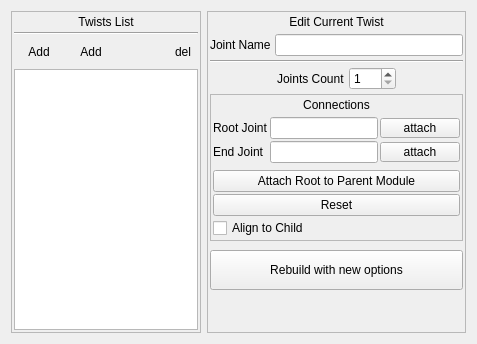
      <widget class="QWidget" name="twists_tab">
       <attribute name="title">
        <string>Twists</string>
       </attribute>
       <layout class="QHBoxLayout" name="horizontalLayout_29" stretch="0,1">
        <item>
         <widget class="QFrame" name="twistList_frame">
          <property name="frameShape">
           <enum>QFrame::NoFrame</enum>
          </property>
          <property name="frameShadow">
           <enum>QFrame::Raised</enum>
          </property>
          <layout class="QVBoxLayout" name="verticalLayout_32">
           <property name="spacing">
            <number>4</number>
           </property>
           <property name="leftMargin">
            <number>0</number>
           </property>
           <property name="topMargin">
            <number>0</number>
           </property>
           <property name="rightMargin">
            <number>0</number>
           </property>
           <property name="bottomMargin">
            <number>0</number>
           </property>
           <item>
            <widget class="QFrame" name="frame_9">
             <property name="minimumSize">
              <size>
               <width>190</width>
               <height>0</height>
              </size>
             </property>
             <property name="maximumSize">
              <size>
               <width>190</width>
               <height>16777215</height>
              </size>
             </property>
             <property name="frameShape">
              <enum>QFrame::StyledPanel</enum>
             </property>
             <property name="frameShadow">
              <enum>QFrame::Plain</enum>
             </property>
             <layout class="QVBoxLayout" name="verticalLayout_33">
              <property name="spacing">
               <number>2</number>
              </property>
              <property name="leftMargin">
               <number>2</number>
              </property>
              <property name="topMargin">
               <number>2</number>
              </property>
              <property name="rightMargin">
               <number>2</number>
              </property>
              <property name="bottomMargin">
               <number>2</number>
              </property>
              <item>
               <widget class="QLabel" name="pose_label_4">
                <property name="minimumSize">
                 <size>
                  <width>0</width>
                  <height>16</height>
                 </size>
                </property>
                <property name="text">
                 <string>Twists List</string>
                </property>
                <property name="alignment">
                 <set>Qt::AlignCenter</set>
                </property>
               </widget>
              </item>
              <item>
               <widget class="Line" name="line_9">
                <property name="orientation">
                 <enum>Qt::Horizontal</enum>
                </property>
               </widget>
              </item>
              <item>
               <layout class="QHBoxLayout" name="horizontalLayout_10">
                <item>
                 <widget class="QToolButton" name="addTwist_btn">
                  <property name="enabled">
                   <bool>true</bool>
                  </property>
                  <property name="sizePolicy">
                   <sizepolicy hsizetype="Preferred" vsizetype="Fixed">
                    <horstretch>0</horstretch>
                    <verstretch>0</verstretch>
                   </sizepolicy>
                  </property>
                  <property name="minimumSize">
                   <size>
                    <width>50</width>
                    <height>30</height>
                   </size>
                  </property>
                  <property name="text">
                   <string>Add</string>
                  </property>
                  <property name="autoRaise">
                   <bool>true</bool>
                  </property>
                 </widget>
                </item>
                <item>
                 <widget class="QToolButton" name="addTwistSimple_btn">
                  <property name="enabled">
                   <bool>true</bool>
                  </property>
                  <property name="sizePolicy">
                   <sizepolicy hsizetype="Preferred" vsizetype="Fixed">
                    <horstretch>0</horstretch>
                    <verstretch>0</verstretch>
                   </sizepolicy>
                  </property>
                  <property name="minimumSize">
                   <size>
                    <width>50</width>
                    <height>30</height>
                   </size>
                  </property>
                  <property name="text">
                   <string>Add</string>
                  </property>
                  <property name="autoRaise">
                   <bool>true</bool>
                  </property>
                 </widget>
                </item>
                <item>
                 <spacer name="horizontalSpacer_5">
                  <property name="orientation">
                   <enum>Qt::Horizontal</enum>
                  </property>
                  <property name="sizeHint" stdset="0">
                   <size>
                    <width>0</width>
                    <height>0</height>
                   </size>
                  </property>
                 </spacer>
                </item>
                <item>
                 <widget class="QToolButton" name="removeTwist_btn">
                  <property name="sizePolicy">
                   <sizepolicy hsizetype="Fixed" vsizetype="Fixed">
                    <horstretch>0</horstretch>
                    <verstretch>0</verstretch>
                   </sizepolicy>
                  </property>
                  <property name="minimumSize">
                   <size>
                    <width>30</width>
                    <height>30</height>
                   </size>
                  </property>
                  <property name="maximumSize">
                   <size>
                    <width>30</width>
                    <height>30</height>
                   </size>
                  </property>
                  <property name="text">
                   <string>del</string>
                  </property>
                  <property name="autoRaise">
                   <bool>true</bool>
                  </property>
                 </widget>
                </item>
               </layout>
              </item>
              <item>
               <widget class="QListWidget" name="twists_listWidget">
                <property name="sizePolicy">
                 <sizepolicy hsizetype="Expanding" vsizetype="Expanding">
                  <horstretch>0</horstretch>
                  <verstretch>0</verstretch>
                 </sizepolicy>
                </property>
                <property name="minimumSize">
                 <size>
                  <width>0</width>
                  <height>0</height>
                 </size>
                </property>
                <property name="maximumSize">
                 <size>
                  <width>10000</width>
                  <height>16777215</height>
                 </size>
                </property>
                <property name="font">
                 <font>
                  <pointsize>12</pointsize>
                  <weight>50</weight>
                  <italic>false</italic>
                  <bold>false</bold>
                 </font>
                </property>
                <property name="horizontalScrollBarPolicy">
                 <enum>Qt::ScrollBarAlwaysOff</enum>
                </property>
                <property name="autoScroll">
                 <bool>true</bool>
                </property>
                <property name="autoScrollMargin">
                 <number>16</number>
                </property>
               </widget>
              </item>
             </layout>
            </widget>
           </item>
          </layout>
         </widget>
        </item>
        <item>
         <widget class="QFrame" name="twist_frame">
          <property name="enabled">
           <bool>true</bool>
          </property>
          <property name="frameShape">
           <enum>QFrame::StyledPanel</enum>
          </property>
          <property name="frameShadow">
           <enum>QFrame::Plain</enum>
          </property>
          <layout class="QVBoxLayout" name="verticalLayout_35">
           <property name="spacing">
            <number>4</number>
           </property>
           <property name="leftMargin">
            <number>2</number>
           </property>
           <property name="topMargin">
            <number>2</number>
           </property>
           <property name="rightMargin">
            <number>2</number>
           </property>
           <property name="bottomMargin">
            <number>2</number>
           </property>
           <item>
            <widget class="QLabel" name="pose_label_5">
             <property name="minimumSize">
              <size>
               <width>0</width>
               <height>16</height>
              </size>
             </property>
             <property name="text">
              <string>Edit Current Twist</string>
             </property>
             <property name="alignment">
              <set>Qt::AlignCenter</set>
             </property>
            </widget>
           </item>
           <item>
            <layout class="QHBoxLayout" name="horizontalLayout_11">
             <item>
              <widget class="QLabel" name="label_9">
               <property name="text">
                <string>Joint Name</string>
               </property>
              </widget>
             </item>
             <item>
              <widget class="QLineEdit" name="twistName_lineEdit">
               <property name="minimumSize">
                <size>
                 <width>50</width>
                 <height>0</height>
                </size>
               </property>
               <property name="readOnly">
                <bool>true</bool>
               </property>
              </widget>
             </item>
            </layout>
           </item>
           <item>
            <widget class="Line" name="line">
             <property name="orientation">
              <enum>Qt::Horizontal</enum>
             </property>
            </widget>
           </item>
           <item>
            <layout class="QHBoxLayout" name="horizontalLayout_12">
             <item>
              <spacer name="horizontalSpacer_6">
               <property name="orientation">
                <enum>Qt::Horizontal</enum>
               </property>
               <property name="sizeHint" stdset="0">
                <size>
                 <width>0</width>
                 <height>20</height>
                </size>
               </property>
              </spacer>
             </item>
             <item>
              <widget class="QLabel" name="label_10">
               <property name="text">
                <string>Joints Count</string>
               </property>
              </widget>
             </item>
             <item>
              <widget class="QSpinBox" name="twistsJointsCount_spinBox">
               <property name="frame">
                <bool>true</bool>
               </property>
               <property name="accelerated">
                <bool>false</bool>
               </property>
               <property name="minimum">
                <number>1</number>
               </property>
               <property name="maximum">
                <number>100</number>
               </property>
              </widget>
             </item>
             <item>
              <spacer name="horizontalSpacer_7">
               <property name="orientation">
                <enum>Qt::Horizontal</enum>
               </property>
               <property name="sizeHint" stdset="0">
                <size>
                 <width>0</width>
                 <height>20</height>
                </size>
               </property>
              </spacer>
             </item>
            </layout>
           </item>
           <item>
            <widget class="QFrame" name="frame">
             <property name="frameShape">
              <enum>QFrame::StyledPanel</enum>
             </property>
             <property name="frameShadow">
              <enum>QFrame::Plain</enum>
             </property>
             <layout class="QVBoxLayout" name="verticalLayout_10">
              <property name="spacing">
               <number>4</number>
              </property>
              <property name="leftMargin">
               <number>2</number>
              </property>
              <property name="topMargin">
               <number>2</number>
              </property>
              <property name="rightMargin">
               <number>2</number>
              </property>
              <property name="bottomMargin">
               <number>2</number>
              </property>
              <item>
               <widget class="QLabel" name="twistConnections_label">
                <property name="minimumSize">
                 <size>
                  <width>0</width>
                  <height>16</height>
                 </size>
                </property>
                <property name="text">
                 <string>Connections</string>
                </property>
                <property name="alignment">
                 <set>Qt::AlignCenter</set>
                </property>
               </widget>
              </item>
              <item>
               <widget class="QFrame" name="twistConnections_groupFrame">
                <layout class="QVBoxLayout" name="verticalLayout_16">
                 <property name="spacing">
                  <number>2</number>
                 </property>
                 <property name="leftMargin">
                  <number>0</number>
                 </property>
                 <property name="topMargin">
                  <number>0</number>
                 </property>
                 <property name="rightMargin">
                  <number>0</number>
                 </property>
                 <property name="bottomMargin">
                  <number>0</number>
                 </property>
                 <item>
                  <layout class="QGridLayout" name="gridLayout_7">
                   <property name="spacing">
                    <number>2</number>
                   </property>
                   <item row="0" column="1">
                    <widget class="QLineEdit" name="twistRootJoint_lineEdit">
                     <property name="minimumSize">
                      <size>
                       <width>50</width>
                       <height>0</height>
                      </size>
                     </property>
                     <property name="readOnly">
                      <bool>true</bool>
                     </property>
                    </widget>
                   </item>
                   <item row="0" column="0">
                    <widget class="QLabel" name="label_12">
                     <property name="text">
                      <string>Root Joint</string>
                     </property>
                    </widget>
                   </item>
                   <item row="1" column="0">
                    <widget class="QLabel" name="label_15">
                     <property name="text">
                      <string>End Joint</string>
                     </property>
                    </widget>
                   </item>
                   <item row="1" column="1">
                    <widget class="QLineEdit" name="twistEndJoint_lineEdit">
                     <property name="minimumSize">
                      <size>
                       <width>50</width>
                       <height>0</height>
                      </size>
                     </property>
                     <property name="readOnly">
                      <bool>true</bool>
                     </property>
                    </widget>
                   </item>
                   <item row="1" column="2">
                    <widget class="QPushButton" name="twist_attachEnd_btn">
                     <property name="minimumSize">
                      <size>
                       <width>60</width>
                       <height>0</height>
                      </size>
                     </property>
                     <property name="maximumSize">
                      <size>
                       <width>80</width>
                       <height>20</height>
                      </size>
                     </property>
                     <property name="text">
                      <string>attach</string>
                     </property>
                    </widget>
                   </item>
                   <item row="0" column="2">
                    <widget class="QPushButton" name="twist_attachRoot_btn">
                     <property name="minimumSize">
                      <size>
                       <width>60</width>
                       <height>0</height>
                      </size>
                     </property>
                     <property name="maximumSize">
                      <size>
                       <width>80</width>
                       <height>20</height>
                      </size>
                     </property>
                     <property name="baseSize">
                      <size>
                       <width>0</width>
                       <height>0</height>
                      </size>
                     </property>
                     <property name="text">
                      <string>attach</string>
                     </property>
                    </widget>
                   </item>
                  </layout>
                 </item>
                 <item>
                  <spacer name="verticalSpacer_7">
                   <property name="orientation">
                    <enum>Qt::Vertical</enum>
                   </property>
                   <property name="sizeType">
                    <enum>QSizePolicy::Fixed</enum>
                   </property>
                   <property name="sizeHint" stdset="0">
                    <size>
                     <width>5</width>
                     <height>5</height>
                    </size>
                   </property>
                  </spacer>
                 </item>
                 <item>
                  <widget class="QPushButton" name="twist_attachRootToParent_btn">
                   <property name="minimumSize">
                    <size>
                     <width>60</width>
                     <height>0</height>
                    </size>
                   </property>
                   <property name="maximumSize">
                    <size>
                     <width>800000</width>
                     <height>25</height>
                    </size>
                   </property>
                   <property name="text">
                    <string>Attach Root to Parent Module</string>
                   </property>
                  </widget>
                 </item>
                 <item>
                  <widget class="QPushButton" name="twist_reset_btn">
                   <property name="minimumSize">
                    <size>
                     <width>60</width>
                     <height>0</height>
                    </size>
                   </property>
                   <property name="maximumSize">
                    <size>
                     <width>800000</width>
                     <height>25</height>
                    </size>
                   </property>
                   <property name="text">
                    <string>Reset</string>
                   </property>
                  </widget>
                 </item>
                 <item>
                  <widget class="QCheckBox" name="alignToChild_checkBox">
                   <property name="text">
                    <string>Align to Child</string>
                   </property>
                  </widget>
                 </item>
                </layout>
               </widget>
              </item>
             </layout>
            </widget>
           </item>
           <item>
            <spacer name="verticalSpacer_8">
             <property name="orientation">
              <enum>Qt::Vertical</enum>
             </property>
             <property name="sizeType">
              <enum>QSizePolicy::Fixed</enum>
             </property>
             <property name="sizeHint" stdset="0">
              <size>
               <width>20</width>
               <height>5</height>
              </size>
             </property>
            </spacer>
           </item>
           <item>
            <widget class="QPushButton" name="rebuildTwist_btn">
             <property name="enabled">
              <bool>true</bool>
             </property>
             <property name="sizePolicy">
              <sizepolicy hsizetype="Fixed" vsizetype="Fixed">
               <horstretch>0</horstretch>
               <verstretch>0</verstretch>
              </sizepolicy>
             </property>
             <property name="minimumSize">
              <size>
               <width>0</width>
               <height>40</height>
              </size>
             </property>
             <property name="maximumSize">
              <size>
               <width>100000</width>
               <height>16777215</height>
              </size>
             </property>
             <property name="text">
              <string>Rebuild with new options</string>
             </property>
             <property name="checkable">
              <bool>false</bool>
             </property>
            </widget>
           </item>
           <item>
            <spacer name="verticalSpacer_6">
             <property name="orientation">
              <enum>Qt::Vertical</enum>
             </property>
             <property name="sizeHint" stdset="0">
              <size>
               <width>20</width>
               <height>40</height>
              </size>
             </property>
            </spacer>
           </item>
          </layout>
         </widget>
        </item>
       </layout>
      </widget>
